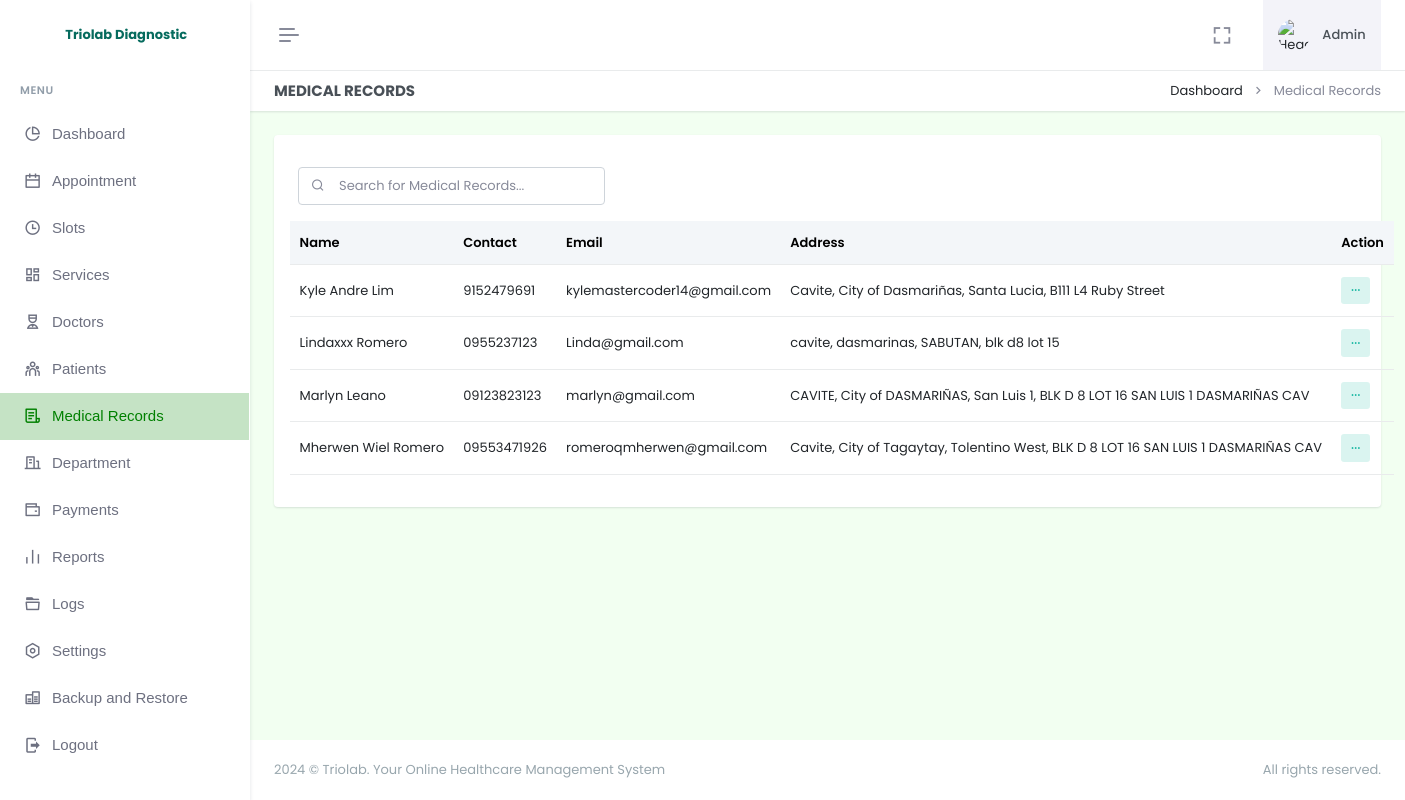
Page /admin/medical-records.php (signed in) on the earlier database version.
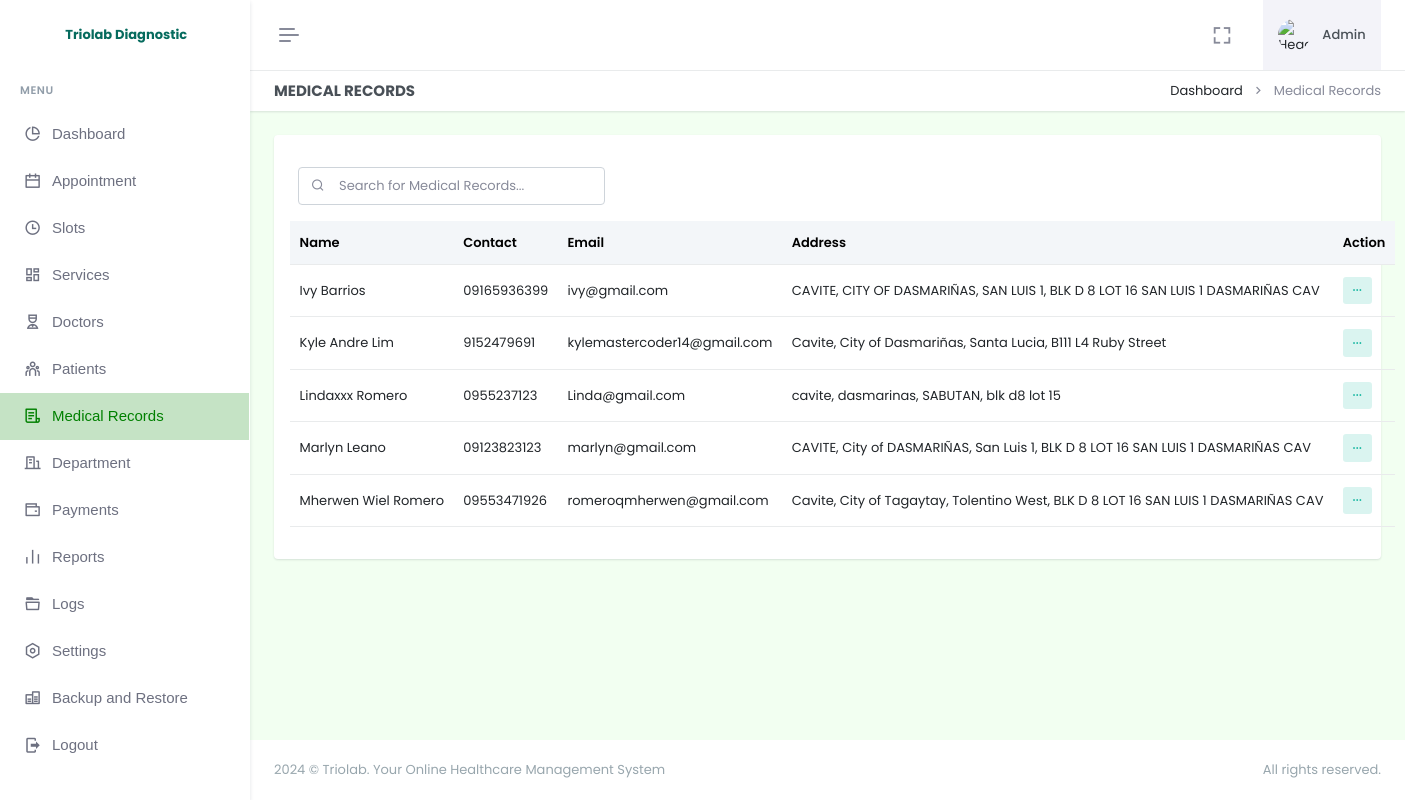
Same page on the later database version.
### tables this page shows
CREATE TABLE `patient` (
  `id` int(11) NOT NULL AUTO_INCREMENT,
  `firstname` varchar(255) NOT NULL,
  `lastname` varchar(255) NOT NULL,
  `email` varchar(255) NOT NULL,
  `age` int(255) NOT NULL,
  `sex` varchar(255) NOT NULL,
  `dob` varchar(255) DEFAULT NULL,
  `birthplace` varchar(255) DEFAULT NULL,
  `contact` varchar(255) DEFAULT NULL,
  `password` varchar(255) NOT NULL,
  `province` varchar(255) DEFAULT NULL,
  `city` varchar(255) DEFAULT NULL,
  `barangay` varchar(255) DEFAULT NULL,
  `street` varchar(255) DEFAULT NULL,
  `date_added` timestamp NOT NULL DEFAULT current_timestamp(),
  PRIMARY KEY (`id`)
);

### admin/medical-records.php (the view, shortened to what this page needs)
<!doctype html>
<html lang="en" data-layout="vertical" data-topbar="light" data-sidebar="light" data-sidebar-size="lg" data-sidebar-image="none" data-preloader="disable" data-theme="default" data-theme-colors="green">
<head>
    <link rel="stylesheet" href="https://cdn.jsdelivr.net/npm/flatpickr/dist/flatpickr.min.css">
    <link href="assets/css/bootstrap.min.css" rel="stylesheet" type="text/css" />
    <link href="assets/css/icons.min.css" rel="stylesheet" type="text/css" />
    <link href="assets/css/app.min.css" rel="stylesheet" type="text/css" />
    <link href="assets/css/custom.min.css" rel="stylesheet" type="text/css" />
    <link rel="stylesheet" href="assets/css/sweetalert.css">
</head>
<body style="background-color: #F2FFF1">
    <div id="layout-wrapper">
        <?php require "header.php"; ?>
        <?php require "sidebar.php" ?>
        <div class="main-content">
            <div class="page-content">
                <div class="container-fluid">
                    <div class="row">
                        <div class="col-12">
                            <div class="page-title-box d-sm-flex align-items-center justify-content-between bg-galaxy-transparent">
                                <h4 class="mb-sm-0">Medical Records</h4>
                                <div class="page-title-right">
                                    <ol class="breadcrumb m-0">
                                        <li class="breadcrumb-item"><a href="index.php">Dashboard</a></li>
                                        <li class="breadcrumb-item active">Medical Records</li>
                                    </ol>
                                </div>
                            </div>
                        </div>
                    </div>
                    <div class="row">
                        <div class="col-12">
                            <div class="card">
                                <div class="card-body">
                                    <div class="d-flex justify-content-sm-start">
                                        <div class="search-box ms-2 mt-3 mb-3">
                                            <input type="text" id="searchInput" class="form-control" placeholder="Search for Medical Records..." onkeyup="searchTable()">
                                            <i class="ri-search-line search-icon"></i>
                                        </div>
                                    </div>
                                    <table class="table align-middle table-nowrap" id="patientTable">
                                        <thead class="table-light">
                                            <tr>
                                                <th>Name</th>
                                                <th>Contact</th>
                                                <th>Email</th>
                                                <th>Address</th>
                                                <th>Action</th>
                                            </tr>
                                        </thead>
                                        <tbody class="list">
                                            <?php
                                            $selectPatient = $pdo->prepare("
                                                SELECT *
                                                FROM patient
                                                ORDER BY firstname ASC
                                            ");
                                            $selectPatient->execute();
                                            if ($selectPatient->rowCount() > 0) {
                                                while ($row = $selectPatient->fetch(PDO::FETCH_ASSOC)) {
                                                    $fullname = htmlspecialchars($row['firstname']) . " " . htmlspecialchars($row['lastname']);
                                            ?>
                                                    <tr>
                                                        <td><?= $fullname; ?></td>
                                                        <td><?= htmlspecialchars($row['contact']); ?></td>
                                                        <td><?= htmlspecialchars($row['email']); ?></td>
                                                        <td><?= htmlspecialchars($row['province'] . ', ' . $row['city'] . ', ' . $row['barangay'] . ', ' . $row['street']); ?></td>
                                                        <td>
                                                            <div class="dropdown d-inline-block">
                                                                <button class="btn btn-soft-success btn-sm dropdown" type="button" data-bs-toggle="dropdown" aria-expanded="false">
                                                                    <i class="ri-more-fill align-middle"></i>
                                                                </button>
                                                            </div>
                                                        </td>
                                                    </tr>
                                                <?php
                                                }
                                            }
                                            ?>
                                        </tbody>
                                    </table>
                                </div>
                            </div>
                        </div>
                    </div>
                </div>
            </div>
            <?php require "footer.php"; ?>
        </div>
    </div>
</body>
</html>

### admin/header.php (shortened to what this page needs)
<header id="page-topbar">
    <div class="layout-width">
        <div class="navbar-header">
            <div class="d-flex">
                <button type="button" class="btn btn-sm px-3 fs-16 header-item vertical-menu-btn topnav-hamburger material-shadow-none" id="topnav-hamburger-icon">
                    <span class="hamburger-icon">
                        <span></span>
                        <span></span>
                        <span></span>
                    </span>
                </button>
            </div>
            <div class="d-flex align-items-center">
                <div class="ms-1 header-item d-none d-sm-flex">
                    <button type="button" class="btn btn-icon btn-topbar material-shadow-none btn-ghost-secondary rounded-circle" data-toggle="fullscreen">
                        <i class='bx bx-fullscreen fs-22'></i>
                    </button>
                </div>
                <div class="dropdown ms-sm-3 header-item topbar-user">
                    <button type="button" class="btn material-shadow-none" id="page-header-user-dropdown" data-bs-toggle="dropdown" aria-haspopup="true" aria-expanded="false">
                        <span class="d-flex align-items-center">
                            <img class="rounded-circle header-profile-user" src="assets/images/dummy.png"  alt="Header Avatar">
                            <span class="text-start ms-xl-2">
                                <span class="d-none d-xl-inline-block ms-1 fw-medium user-name-text">Admin</span>
                            </span>
                        </span>
                    </button>
                </div>
            </div>
        </div>
    </div>
</header>

### admin/sidebar.php (shortened to what this page needs)
<div class="app-menu navbar-menu">
    <div class="navbar-brand-box">
        <a href="index.php" class="logo logo-dark">
            <div clas="logo-lg">
                <span class="fw-bold fs-6 text-primary">Triolab Diagnostic</span>
            </div>
        </a>
    </div>
    <div id="scrollbar">
        <div class="container-fluid">
            <ul class="navbar-nav" id="navbar-nav">
                <li class="menu-title"><span data-key="t-menu">Menu</span></li>
                <li class="nav-item">
                    <a class="nav-link menu-link" href="index.php">
                        <i class="ri-pie-chart-line"></i> <span data-key="t-dashboard">Dashboard</span>
                    </a>
                </li>
                <li class="nav-item">
                    <a class="nav-link menu-link" href="appointment.php">
                        <i class="ri-calendar-line"></i> <span data-key="t-appointment">Appointment</span>
                    </a>
                </li>
                <li class="nav-item">
                    <a class="nav-link menu-link" href="slots.php">
                        <i class="ri-time-line"></i> <span data-key="t-slots">Slots</span>
                    </a>
                </li>
                <li class="nav-item">
                    <a class="nav-link menu-link" href="services.php">
                        <i class="ri-dashboard-line"></i> <span data-key="t-services">Services</span>
                    </a>
                </li>
                <li class="nav-item">
                    <a class="nav-link menu-link" href="doctors.php">
                        <i class="ri-nurse-line"></i> <span data-key="t-doctors">Doctors</span>
                    </a>
                </li>
                <li class="nav-item">
                    <a class="nav-link menu-link" href="patients.php">
                        <i class="ri-team-line"></i> <span data-key="t-patients">Patients</span>
                    </a>
                </li>
                <li class="nav-item">
                    <a class="nav-link menu-link" href="medical-records.php">
                        <i class="ri-file-list-3-line"></i> <span data-key="t-medical-records">Medical Records</span>
                    </a>
                </li>
                <li class="nav-item">
                    <a class="nav-link menu-link" href="department.php">
                        <i class="ri-building-line"></i> <span data-key="t-department">Department</span>
                    </a>
                </li>
                <li class="nav-item">
                    <a class="nav-link menu-link" href="payments.php">
                        <i class="ri-wallet-line"></i> <span data-key="t-payments">Payments</span>
                    </a>
                </li>
                <li class="nav-item">
                    <a class="nav-link menu-link" href="reports.php">
                        <i class="ri-bar-chart-line"></i> <span data-key="t-reports">Reports</span>
                    </a>
                </li>
                <li class="nav-item">
                    <a class="nav-link menu-link" href="logs.php">
                        <i class="ri-folder-5-line"></i> <span data-key="t-logs">Logs</span>
                    </a>
                </li>
                <li class="nav-item">
                    <a class="nav-link menu-link" href="settings.php">
                        <i class="ri-settings-line"></i> <span data-key="t-settings">Settings</span>
                    </a>
                </li>
                <li class="nav-item">
                    <a class="nav-link menu-link" href="backup.php">
                        <i class="ri-database-line"></i> <span data-key="t-database">Backup and Restore</span>
                    </a>
                </li>
                <li class="nav-item">
                    <a class="nav-link menu-link" href="logout.php">
                        <i class="mdi mdi-logout"></i> <span data-key="t-logout">Logout</span>
                    </a>
                </li>
            </ul>
        </div>
    </div>
    <div class="sidebar-background"></div>
</div>

### admin/footer.php (shortened to what this page needs)
<footer class="footer">
    <div class="container-fluid">
        <div class="row">
            <div class="col-sm-6">
                 © Triolab. Your Online Healthcare Management System
            </div>
            <div class="col-sm-6">
                <div class="text-sm-end d-none d-sm-block">
                    All rights reserved.
                </div>
            </div>
        </div>
    </div>
</footer>

Differences in the rows shown:
added patient: fullname "Ivy Barrios", contact "09165936399", email "ivy@gmail.com", province+city+barangay "CAVITE, CITY OF DASMARIÑAS, SAN LUIS 1, BLK D 8 LOT 16 SAN LUIS 1 DASMARIÑAS CAV"
